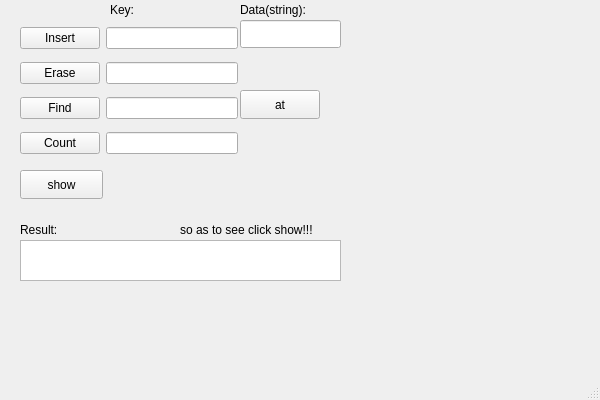
<?xml version="1.0" encoding="UTF-8"?>
<ui version="4.0">
 <class>MainWindow</class>
 <widget class="QMainWindow" name="MainWindow">
  <property name="geometry">
   <rect>
    <x>0</x>
    <y>0</y>
    <width>600</width>
    <height>400</height>
   </rect>
  </property>
  <property name="windowTitle">
   <string>Map</string>
  </property>
  <widget class="QWidget" name="centralwidget">
   <widget class="QLineEdit" name="lineEditInsertData">
    <property name="geometry">
     <rect>
      <x>240</x>
      <y>20</y>
      <width>101</width>
      <height>28</height>
     </rect>
    </property>
   </widget>
   <widget class="QPushButton" name="showButton">
    <property name="geometry">
     <rect>
      <x>20</x>
      <y>170</y>
      <width>83</width>
      <height>29</height>
     </rect>
    </property>
    <property name="text">
     <string>show</string>
    </property>
   </widget>
   <widget class="QTextEdit" name="textEdit">
    <property name="geometry">
     <rect>
      <x>20</x>
      <y>240</y>
      <width>321</width>
      <height>41</height>
     </rect>
    </property>
   </widget>
   <widget class="QLabel" name="label">
    <property name="geometry">
     <rect>
      <x>20</x>
      <y>220</y>
      <width>51</width>
      <height>20</height>
     </rect>
    </property>
    <property name="text">
     <string>Result:</string>
    </property>
   </widget>
   <widget class="QLabel" name="label_2">
    <property name="geometry">
     <rect>
      <x>180</x>
      <y>220</y>
      <width>161</width>
      <height>20</height>
     </rect>
    </property>
    <property name="text">
     <string>so as to see click show!!!</string>
    </property>
   </widget>
   <widget class="QLabel" name="label_3">
    <property name="geometry">
     <rect>
      <x>110</x>
      <y>0</y>
      <width>63</width>
      <height>20</height>
     </rect>
    </property>
    <property name="text">
     <string>Key:</string>
    </property>
   </widget>
   <widget class="QLabel" name="label_4">
    <property name="geometry">
     <rect>
      <x>240</x>
      <y>0</y>
      <width>91</width>
      <height>20</height>
     </rect>
    </property>
    <property name="text">
     <string>Data(string):</string>
    </property>
   </widget>
   <widget class="QPushButton" name="atButton">
    <property name="geometry">
     <rect>
      <x>240</x>
      <y>90</y>
      <width>80</width>
      <height>29</height>
     </rect>
    </property>
    <property name="text">
     <string>at</string>
    </property>
   </widget>
   <widget class="QWidget" name="">
    <property name="geometry">
     <rect>
      <x>20</x>
      <y>20</y>
      <width>218</width>
      <height>141</height>
     </rect>
    </property>
    <layout class="QHBoxLayout" name="horizontalLayout">
     <item>
      <layout class="QVBoxLayout" name="verticalLayout_2">
       <item>
        <widget class="QPushButton" name="insertButton">
         <property name="text">
          <string>Insert</string>
         </property>
        </widget>
       </item>
       <item>
        <widget class="QPushButton" name="removeButton">
         <property name="text">
          <string>Erase</string>
         </property>
        </widget>
       </item>
       <item>
        <widget class="QPushButton" name="findButton">
         <property name="text">
          <string>Find</string>
         </property>
        </widget>
       </item>
       <item>
        <widget class="QPushButton" name="countButton">
         <property name="text">
          <string>Count</string>
         </property>
        </widget>
       </item>
      </layout>
     </item>
     <item>
      <layout class="QVBoxLayout" name="verticalLayout">
       <item>
        <widget class="QLineEdit" name="lineEditInsertKey">
         <property name="inputMask">
          <string>99</string>
         </property>
        </widget>
       </item>
       <item>
        <widget class="QLineEdit" name="lineEditEraseKey">
         <property name="inputMask">
          <string>99</string>
         </property>
        </widget>
       </item>
       <item>
        <widget class="QLineEdit" name="lineEditFindKey">
         <property name="inputMask">
          <string>99</string>
         </property>
        </widget>
       </item>
       <item>
        <widget class="QLineEdit" name="lineEditCount">
         <property name="inputMask">
          <string>999</string>
         </property>
        </widget>
       </item>
      </layout>
     </item>
    </layout>
   </widget>
  </widget>
  <widget class="QMenuBar" name="menubar">
   <property name="geometry">
    <rect>
     <x>0</x>
     <y>0</y>
     <width>600</width>
     <height>25</height>
    </rect>
   </property>
  </widget>
  <widget class="QStatusBar" name="statusbar"/>
 </widget>
 <resources/>
 <connections/>
</ui>
